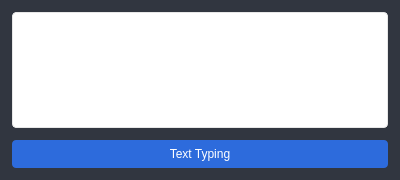
<?xml version="1.0" encoding="UTF-8"?>
<ui version="4.0">
 <class>PluginKeyGhost</class>
 <widget class="QMainWindow" name="PluginKeyGhost">
  <property name="windowModality">
   <enum>Qt::WindowModality::ApplicationModal</enum>
  </property>
  <property name="geometry">
   <rect>
    <x>0</x>
    <y>0</y>
    <width>400</width>
    <height>180</height>
   </rect>
  </property>
  <property name="sizePolicy">
   <sizepolicy hsizetype="Expanding" vsizetype="Expanding">
    <horstretch>0</horstretch>
    <verstretch>0</verstretch>
   </sizepolicy>
  </property>
  <property name="minimumSize">
   <size>
    <width>400</width>
    <height>180</height>
   </size>
  </property>
  <property name="maximumSize">
   <size>
    <width>1980</width>
    <height>1080</height>
   </size>
  </property>
  <property name="font">
   <font>
    <pointsize>12</pointsize>
   </font>
  </property>
  <property name="windowTitle">
   <string>MainWindow</string>
  </property>
  <property name="styleSheet">
   <string notr="true">QWidget {
	background: #313640;
	color: #FFF;
}
QLabel {
	color: #FFF;
}
QLineEdit {
background-color: #F4F5F6;
color: black;
}
QPushButton {
background: #2D6BDC;
border-radius: 4px;
height: 28px;
width: 80px;
}
QPushButton::hover {
background: #0039AA;
}
QPushButton::pressed {
background: #1452C3;
}
QCheckBox {
	padding: 4px;
	border-radius: 4px;
}
QCheckBox:hover {
	color: #2D6BDC;
}
QCheckBox:checked {
	color: #2D6BDC;
}</string>
  </property>
  <property name="locale">
   <locale language="English" country="UnitedStates"/>
  </property>
  <widget class="QWidget" name="centralwidget">
   <property name="sizePolicy">
    <sizepolicy hsizetype="Expanding" vsizetype="Expanding">
     <horstretch>0</horstretch>
     <verstretch>0</verstretch>
    </sizepolicy>
   </property>
   <layout class="QVBoxLayout" name="verticalLayout">
    <property name="spacing">
     <number>0</number>
    </property>
    <property name="leftMargin">
     <number>0</number>
    </property>
    <property name="topMargin">
     <number>0</number>
    </property>
    <property name="rightMargin">
     <number>0</number>
    </property>
    <property name="bottomMargin">
     <number>0</number>
    </property>
    <item>
     <layout class="QGridLayout" name="gridLayout">
      <property name="spacing">
       <number>0</number>
      </property>
      <item row="4" column="1">
       <spacer name="verticalSpacer_3">
        <property name="orientation">
         <enum>Qt::Orientation::Vertical</enum>
        </property>
        <property name="sizeType">
         <enum>QSizePolicy::Policy::Fixed</enum>
        </property>
        <property name="sizeHint" stdset="0">
         <size>
          <width>12</width>
          <height>12</height>
         </size>
        </property>
       </spacer>
      </item>
      <item row="1" column="1">
       <widget class="QPlainTextEdit" name="text_typing_plain_text_edit">
        <property name="font">
         <font>
          <family>Courier New</family>
          <pointsize>12</pointsize>
          <bold>true</bold>
         </font>
        </property>
        <property name="styleSheet">
         <string notr="true">QPlainTextEdit {
background: white;
color: black;
border-radius: 4px;
border: 1px solid rgb(231, 231, 231);
padding: 4px;
}</string>
        </property>
        <property name="plainText">
         <string/>
        </property>
        <property name="placeholderText">
         <string>Enter text...</string>
        </property>
       </widget>
      </item>
      <item row="2" column="1">
       <spacer name="verticalSpacer">
        <property name="orientation">
         <enum>Qt::Orientation::Vertical</enum>
        </property>
        <property name="sizeType">
         <enum>QSizePolicy::Policy::Fixed</enum>
        </property>
        <property name="sizeHint" stdset="0">
         <size>
          <width>12</width>
          <height>12</height>
         </size>
        </property>
       </spacer>
      </item>
      <item row="1" column="2">
       <spacer name="horizontalSpacer">
        <property name="orientation">
         <enum>Qt::Orientation::Horizontal</enum>
        </property>
        <property name="sizeType">
         <enum>QSizePolicy::Policy::Minimum</enum>
        </property>
        <property name="sizeHint" stdset="0">
         <size>
          <width>12</width>
          <height>12</height>
         </size>
        </property>
       </spacer>
      </item>
      <item row="3" column="1">
       <widget class="QPushButton" name="text_typing">
        <property name="text">
         <string>Text Typing</string>
        </property>
       </widget>
      </item>
      <item row="0" column="1">
       <spacer name="verticalSpacer_2">
        <property name="orientation">
         <enum>Qt::Orientation::Vertical</enum>
        </property>
        <property name="sizeType">
         <enum>QSizePolicy::Policy::Fixed</enum>
        </property>
        <property name="sizeHint" stdset="0">
         <size>
          <width>12</width>
          <height>12</height>
         </size>
        </property>
       </spacer>
      </item>
      <item row="1" column="0">
       <spacer name="horizontalSpacer_2">
        <property name="orientation">
         <enum>Qt::Orientation::Horizontal</enum>
        </property>
        <property name="sizeType">
         <enum>QSizePolicy::Policy::Minimum</enum>
        </property>
        <property name="sizeHint" stdset="0">
         <size>
          <width>12</width>
          <height>10</height>
         </size>
        </property>
       </spacer>
      </item>
     </layout>
    </item>
   </layout>
  </widget>
 </widget>
 <resources/>
 <connections/>
</ui>
